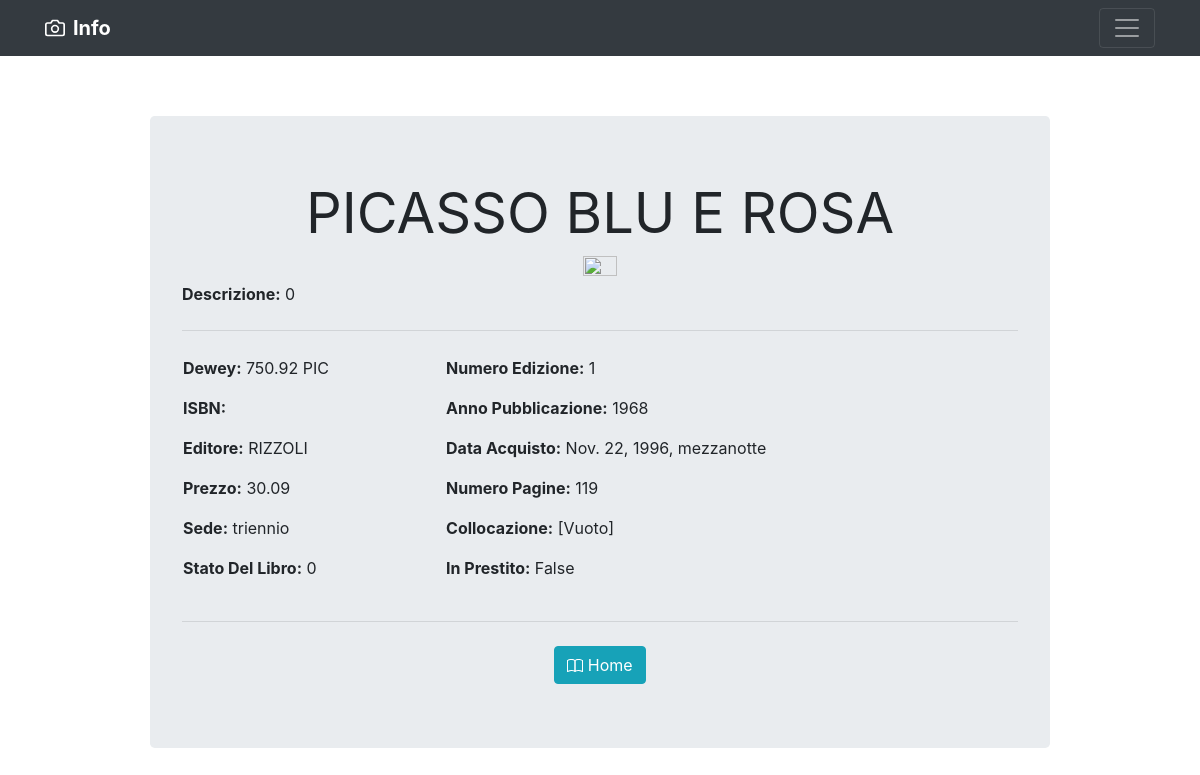
The page /8/ on the database as committed earlier.
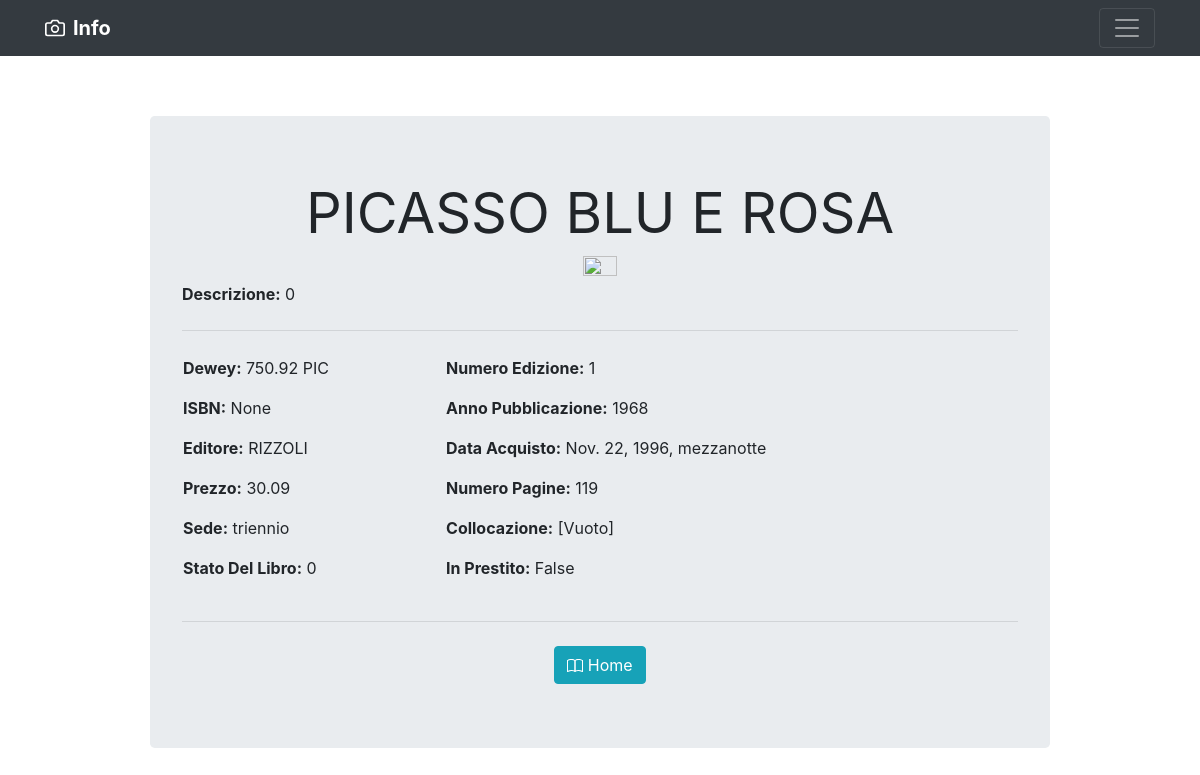
The same page on the database as committed later.
### libri/models.py (models this page shows, shortened)
class Libri(models.Model):
    idlibro = models.AutoField(db_column='IdLibro', primary_key=True)
    dewey = models.CharField(db_column='Dewey', max_length=25)
    titolo = models.CharField(db_column='Titolo', max_length=250)
    immagine = models.ImageField(upload_to='images_libri/', db_column='Immagine', blank=True, null=True)
    isbn = models.CharField(db_column='Isbn', max_length=13, blank=True, null=True)
    idedi = models.ForeignKey('Editori', on_delete=models.CASCADE, db_column='IdEdi')
    nedizione = models.PositiveIntegerField(db_column='Nedizione', blank=True, null=True)
    annopubblicazione = models.CharField(db_column='AnnoPubblicazione', max_length=4, blank=True, null=True)
    prezzo = models.DecimalField(max_digits=6, decimal_places=2, db_column='Prezzo', blank=True, null=True)
    dataacquisto = models.DateTimeField(auto_now_add=False, db_column='dataAcquisto', blank=True, null=True)
    descrizione = models.TextField(db_column='Descrizione', blank=True, null=True)
    pagine = models.DecimalField(max_digits=6, decimal_places=0, blank=True, null=True)
    idcollocazione = models.ForeignKey('Collocazione', on_delete=models.SET_DEFAULT, default='[Vuoto]', db_column='IdCollocazione')
    idsede = models.ForeignKey('Sede', on_delete=models.CASCADE, db_column='IdSede')
    inprestito = models.BooleanField(db_column='InPrestito', default=False)
    idstato = models.DecimalField(max_digits=2, decimal_places=0, db_column='IdStato')
    class Meta:
        verbose_name_plural="Libri"
        db_table = 'Libri'

class Editori(models.Model):
    ideditore = models.AutoField(db_column='IdEditore', primary_key=True)
    editore = models.CharField(db_column='Editore', max_length=250)
    class Meta:
        verbose_name_plural="Editori"
        db_table = 'Editori'

class Sede(models.Model):
    idsede = models.AutoField(db_column='IdSede', primary_key=True)
    sede = models.CharField(db_column='Sede', max_length=25)
    class Meta:
        verbose_name_plural="Sedi"
        db_table = 'Sede'

class Collocazione(models.Model):
    collocazione = models.CharField(db_column='Collocazione', max_length=250, primary_key=True)
    class Meta:
        verbose_name_plural="Collocazioni"
        db_table = 'Collocazione'

### libri/views.py (the view)
# urls.py: path('<int:idlibro>/', LibriDetailView.as_view(), name = 'libro'),
class LibriDetailView(DetailView):
    model = Libri
    template_name = 'libri/libri_detail_form.html'
    def get_context_data(self, **kwargs):
        context = super().get_context_data(**kwargs)
        context['data'] = Libri.objects.get(idlibro = self.kwargs.get("idlibro"))
        return context
    def get_object(self):
        idlibro = self.kwargs.get("idlibro")
        return get_object_or_404(Libri, idlibro = idlibro)

### Biblioteca/templates/libri/libri_detail_form.html (shortened to what this page needs)
{% extends "base.html" %}
{% block content %}
  <div class="container"  style="padding-left: 10%; padding-right: 10%; padding-top: 5%; padding-bottom: 1%;">
    <section class="jumbotron text-center">
      <center>
        <h1 class="display-4"><strong>{{ data.titolo }}</strong></h1>
        {% if data.immagine %}
          <img src="{{ data.immagine.url }}" style="width:40%; height: 60%;">
        {% else %}
          <img src="https://unibooks.nz/media/zoo/images/placeholder-135-300x500_e5ffd609dfdf17e01ff18b5428d59fa6.png" alt="" style="width:20%; height: 60%;">
        {% endif %}
      </center>
      <p style="text-align: left;"><strong>Descrizione:</strong> {{ data.descrizione }}</p>
      <hr class="my-4">
      <table style="width: 100%;">
        <tr>
          <td>
            <p style="text-align: left;"><strong>Dewey:</strong> {{ data.dewey }}</p>
            <p style="text-align: left;"><strong>ISBN:</strong> {{ data.isbn }}</p>
            <p style="text-align: left;"><strong>Editore:</strong> {{ data.idedi.editore }}</p>
            <p style="text-align: left;"><strong>Prezzo:</strong> {{ data.prezzo }}</p>
            <p style="text-align: left;"><strong>Sede:</strong> {{ data.idsede.sede }}</p>
            <p style="text-align: left;"><strong>Stato Del Libro:</strong> {{ data.idstato }}</p>
          </td>
          <td>
            <p style="text-align: left;"><strong>Numero Edizione:</strong> {{ data.nedizione }}</p>
            <p style="text-align: left;"><strong>Anno Pubblicazione:</strong> {{ data.annopubblicazione }}</p>
            <p style="text-align: left;"><strong>Data Acquisto:</strong> {{ data.dataacquisto }}</p>
            <p style="text-align: left;"><strong>Numero Pagine:</strong> {{ data.pagine }}</p>
            <p style="text-align: left;"><strong>Collocazione:</strong> {{ data.idcollocazione.collocazione }}</p>
            <p style="text-align: left;"><strong>In Prestito:</strong> {{ data.inprestito }}</p>
          </td>
        </tr>
      </table>
      <hr class="my-4">
      <a class="btn btn-info" href="{% url 'home' %}" role="button">
        Home
      </a>
    </section>
  </div>
{% endblock %}

Rows that differ between the two databases and show on the page:
changed Libri "PICASSO BLU E ROSA": isbn (not shown) → "None"
